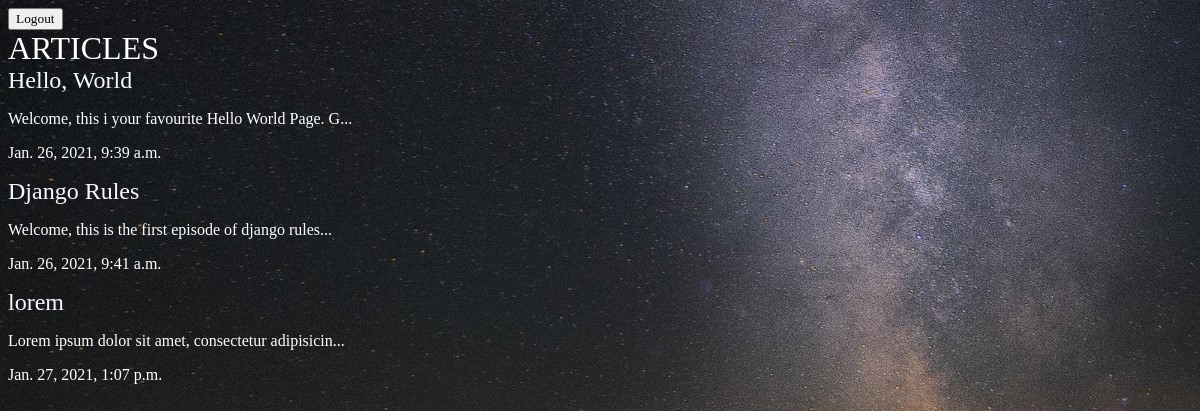
/articles/, run on an earlier commit of the app's database.
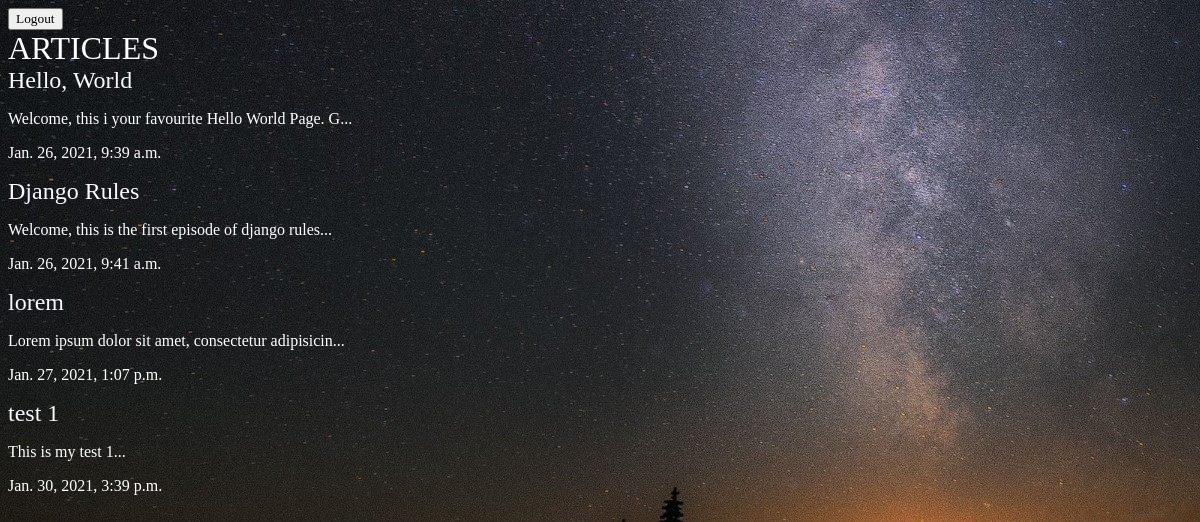
And on a later commit of the database.
### articles/models.py (models this page shows, shortened)
class Articles(models.Model):
    title = models.CharField(max_length=100)
    slug = models.SlugField()
    body = models.TextField()
    date = models.DateTimeField(auto_now_add=True)
    thumb = models.ImageField(default='default.png', blank=True)
    def snippet(self):
        return self.body[:50] + '...'

### articles/views.py (the view)
# urls.py: path('', views.article_list, name="article_list"),
def article_list(request):
    articles = Articles.objects.all().order_by('date')
    return render(request, 'articles/article_list.html', {'articles': articles})

### articles/templates/articles/article_list.html
{% extends 'base.html' %}
{% block content%}
    <h1>ARTICLES</h1>
    <div class="article">
        {% for article in articles %}
            <div class="article">
                <h2><a href="{% url 'articles:article_detail' slug=article.slug %}">{{ article.title }}</a></h2>
                <p>{{ article.snippet }}</p>
                <p>{{ article.date }}</p>
            </div>
        {% endfor %}
    </div>
{% endblock %}

### templates/base.html (shortened to what this page needs)
{% load static %}
<!DOCTYPE html>
<html lang="en">
<head>
    <link rel="stylesheet" href="{% static 'style.css' %}">
</head>
<body>
    <header class="wrapper">
        <nav>
            <form action="{% url 'accounts:logout_view' %}" method="post">
                <button type="submit">Logout</button>
            </form>
        </nav>
    </header>
    <div class="wrapper">
        {% block content %}
        {% endblock %}
    </div>
</body>
</html>

### assets/style.css (style rules this page uses)
body * { font-family: Tahoma; }
body { background-color: #0f121f; color: #fff; background-image: url(/static/images/bg.png); background-repeat: no-repeat; }
h1, h2, h3, h4, h5 { font-weight: normal; margin: 0; }
a, a:hover, a:visited { color: ghostwhite; text-decoration: none; }

What changed in the data, as far as the page shows it:
added Articles: title "test 1", snippet "This is my test 1...", date "Jan. 30, 2021, 3:39 p.m."
